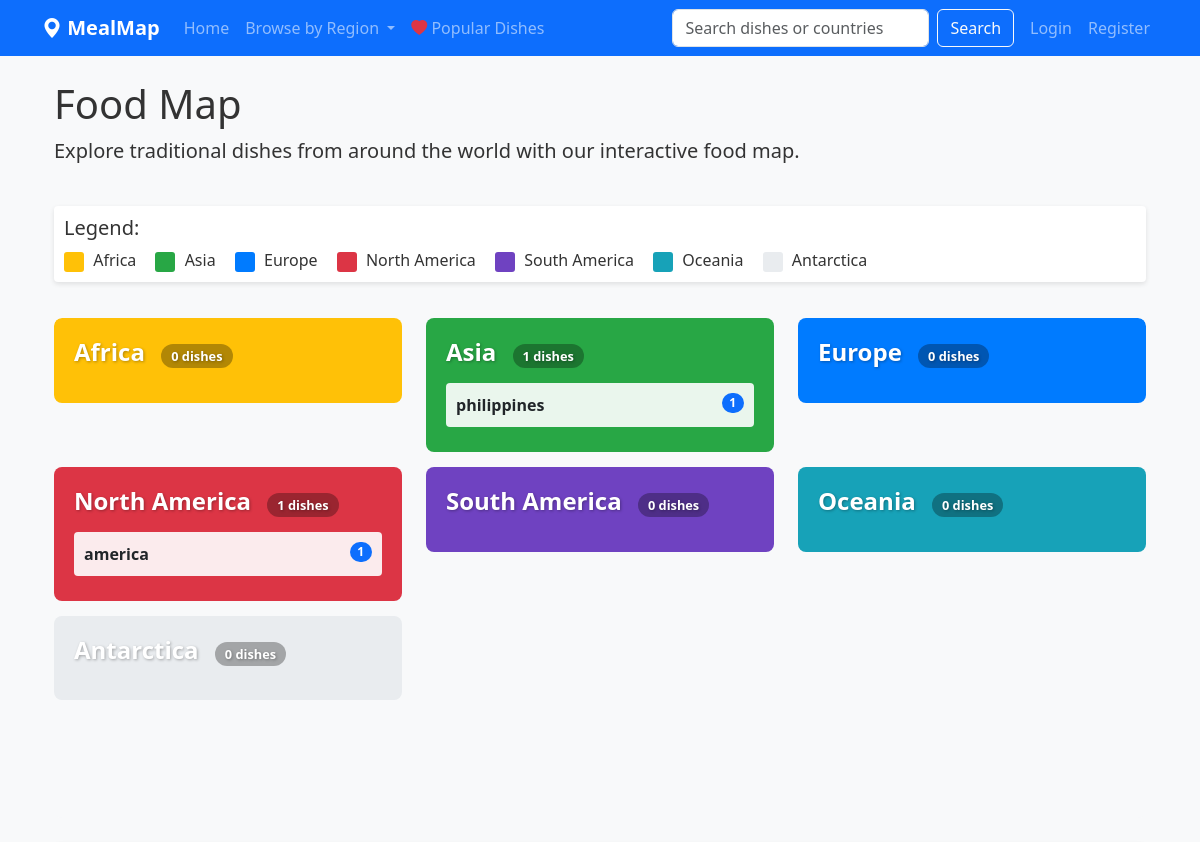
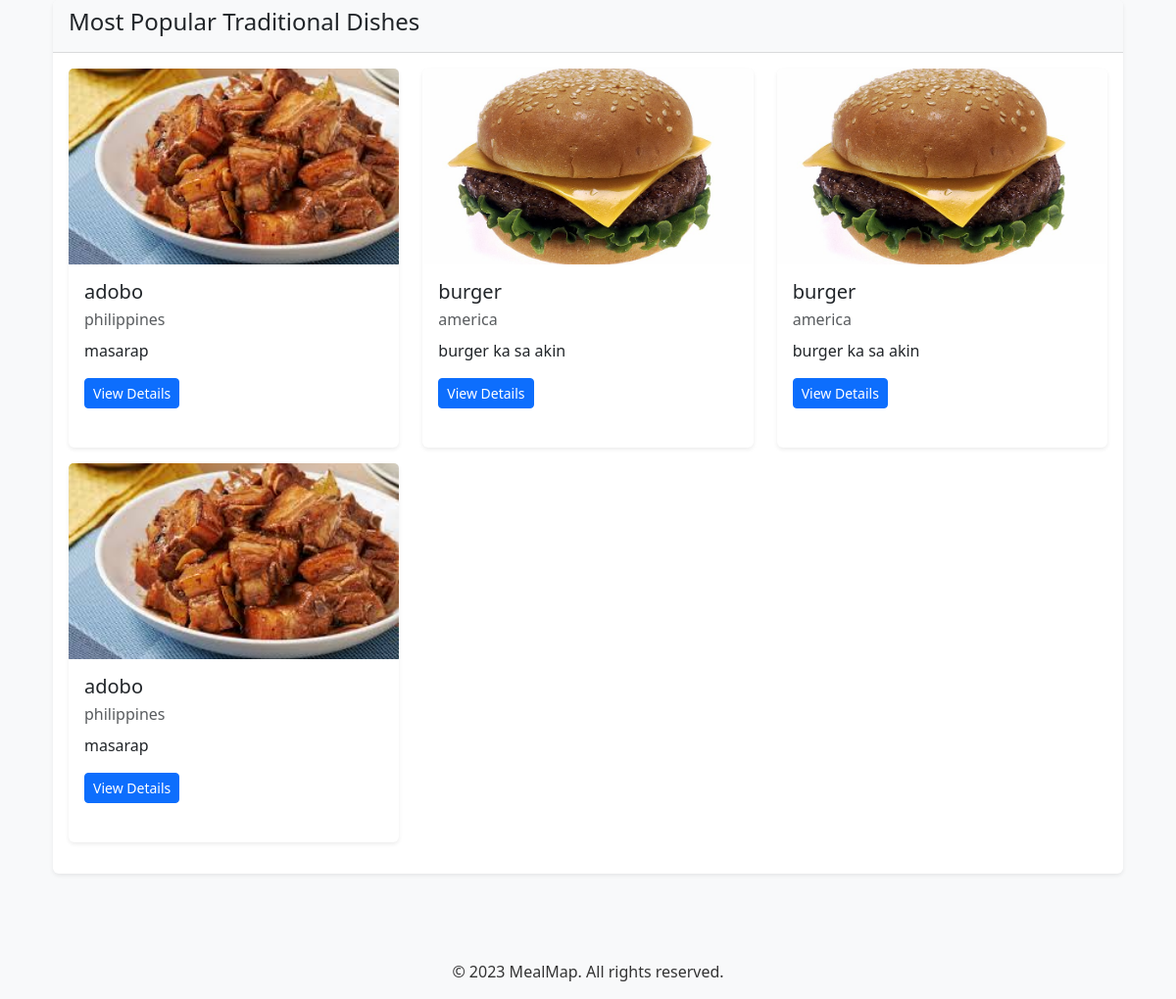
Page /food-map on the committed database (2 pictures, top to bottom).
### models.py (models this page shows, shortened)
class Continent(db.Model):
    id = db.Column(db.Integer, primary_key=True)
    name = db.Column(db.String(50), unique=True, nullable=False)
    countries = db.relationship('Country', backref='continent', lazy=True)

class Country(db.Model):
    id = db.Column(db.Integer, primary_key=True)
    name = db.Column(db.String(100), unique=True, nullable=False)
    continent_id = db.Column(db.Integer, db.ForeignKey('continent.id'), nullable=False)
    dishes = db.relationship('Dish', backref='country', lazy=True)

class Dish(db.Model):
    id = db.Column(db.Integer, primary_key=True)
    name = db.Column(db.String(100), nullable=False)
    description = db.Column(db.Text, nullable=False)
    country_id = db.Column(db.Integer, db.ForeignKey('country.id'), nullable=False)
    image_path = db.Column(db.String(255))
    created_at = db.Column(db.DateTime, default=db.func.current_timestamp())
    updated_at = db.Column(db.DateTime, default=db.func.current_timestamp(), onupdate=db.func.current_timestamp())
    ratings = db.relationship('Rating', backref='dish', lazy=True)
    favorites = db.relationship('Favorite', backref='dish', lazy=True)

### routes.py (the view)
@app.route('/food-map')
def food_map():
    continents = Continent.query.all()
    countries = Country.query.all()
    dishes_by_continent = {}
    for continent in continents:
        dish_count = 0
        for country in continent.countries:
            dish_count += len(country.dishes)
        dishes_by_continent[continent.name] = dish_count
    popular_dishes = db.session.query(Dish)\
        .join(Rating)\
        .group_by(Dish.id)\
        .order_by(db.func.avg(Rating.rating).desc())\
        .limit(6)\
        .all()
    if len(popular_dishes) < 6:
        recent_dishes = Dish.query.order_by(Dish.created_at.desc()).limit(6 - len(popular_dishes)).all()
        popular_dishes.extend(recent_dishes)
    return render_template('food_map.html',
                          continents=continents,
                          countries=countries,
                          dishes_by_continent=dishes_by_continent,
                          popular_dishes=popular_dishes)

### templates/food_map.html (shortened to what this page needs)
{% extends 'base.html' %}
{% block content %}
<div class="container">
    <div class="row mb-4">
        <div class="col-12">
            <h1>Food Map</h1>
            <p class="lead">Explore traditional dishes from around the world with our interactive food map.</p>
        </div>
    </div>
    <div class="row mb-3">
        <div class="col-12">
            <div class="map-legend">
                <h5>Legend:</h5>
                <div>
                    {% for continent in continents %}
                    <div class="legend-item" onclick="window.location.href='{{ url_for('browse_continent', continent_name=continent.name) }}'">
                        <span class="legend-color {{ continent.name.lower().replace(' ', '-') }}"></span>
                        {{ continent.name }}
                    </div>
                    {% endfor %}
                </div>
            </div>
        </div>
    </div>
    <div class="row">
        <div class="col-12">
            <div class="map-container">
                <div class="row">
                    {% for continent in continents %}
                        <div class="col-md-6 col-lg-4">
                            <div class="continent-area {{ continent.name.lower().replace(' ', '-') }}"
                                 data-continent-url="{{ url_for('browse_continent', continent_name=continent.name) }}">
                                <h3 class="continent-title">
                                    <a href="{{ url_for('browse_continent', continent_name=continent.name) }}" class="text-white text-decoration-none">
                                        {{ continent.name }}
                                        <span class="dish-count-badge">
                                            {{ dishes_by_continent.get(continent.name, 0) }} dishes
                                        </span>
                                    </a>
                                </h3>
                                <div class="countries-list mt-3">
                                    {% for country in countries %}
                                        {% if country.continent_id == continent.id %}
                                            <div class="food-item" onclick="window.location.href='{{ url_for('browse_country', country_name=country.name) }}'">
                                                <a href="{{ url_for('browse_country', country_name=country.name) }}" class="text-dark text-decoration-none d-block">
                                                    <strong>{{ country.name }}</strong>
                                                    {% if country.dishes %}
                                                        <span class="badge bg-primary rounded-pill float-end">{{ country.dishes|length }}</span>
                                                    {% endif %}
                                                </a>
                                            </div>
                                        {% endif %}
                                    {% endfor %}
                                </div>
                            </div>
                        </div>
                    {% endfor %}
                </div>
            </div>
        </div>
    </div>
    <div class="row mt-4">
        <div class="col-12">
            <div class="card">
                <div class="card-header">
                    <h4>Most Popular Traditional Dishes</h4>
                </div>
                <div class="card-body">
                    <div class="row">
                        {% for dish in popular_dishes %}
                            <div class="col-md-6 col-lg-4 mb-3">
                                <div class="card h-100">
                                    {% if dish.image_path %}
                                        <img src="{{ url_for('static', filename=dish.image_path) }}" class="card-img-top dish-thumbnail" alt="{{ dish.name }}">
                                    {% else %}
                                        <div class="card-img-top dish-thumbnail-placeholder">No Image</div>
                                    {% endif %}
                                    <div class="card-body">
                                        <h5 class="card-title">{{ dish.name }}</h5>
                                        <p class="card-subtitle text-muted mb-2">{{ dish.country.name }}</p>
                                        <p class="card-text">{{ dish.description|truncate(80) }}</p>
                                        <a href="{{ url_for('dish_detail', dish_id=dish.id) }}" class="btn btn-sm btn-primary">View Details</a>
                                    </div>
                                </div>
                            </div>
                        {% endfor %}
                    </div>
                </div>
            </div>
        </div>
    </div>
</div>
{% endblock %}

### static/css/style.css (style rules this page uses)
body { font-family: 'Segoe UI', Tahoma, Geneva, Verdana, sans-serif; color: #333; background-color: #f8f9fa; }
.card { box-shadow: 0 0.125rem 0.25rem rgba(0, 0, 0, 0.075); border: none; margin-bottom: 1.5rem; }
.card-header { background-color: #f8f9fa; border-bottom: 1px solid rgba(0, 0, 0, 0.125); }
.dish-thumbnail { height: 200px; object-fit: cover; }

### templates/food_map.html (style rules this page uses)
.map-container { position: relative; width: 100%; min-height: 500px; background-color: #f8f9fa; border-radius: 8px; overflow: hidden; }
.continent-area { position: relative; cursor: pointer; transition: all 0.3s ease; padding: 20px; margin-bottom: 15px; border-radius: 8px; }
.africa { background-color: #ffc107; }
.asia { background-color: #28a745; }
.europe { background-color: #007bff; }
.north-america { background-color: #dc3545; }
.south-america { background-color: #6f42c1; }
.oceania { background-color: #17a2b8; }
.antarctica { background-color: #e9ecef; }
.continent-title { color: white; text-shadow: 1px 1px 3px rgba(0,0,0,0.3); font-weight: bold; font-size: 1.5rem; }
.food-item { transition: all 0.3s ease; cursor: pointer; border-radius: 4px; padding: 10px; margin: 5px 0; background-color: rgba(255,255,255,0.9); }
.map-legend { background-color: white; border-radius: 4px; padding: 10px; margin-bottom: 20px; box-shadow: 0 2px 5px rgba(0,0,0,0.1); }
.legend-item { display: inline-block; margin-right: 15px; cursor: pointer; }
.legend-color { display: inline-block; width: 20px; height: 20px; margin-right: 5px; border-radius: 3px; vertical-align: middle; }
.dish-count-badge { background-color: rgba(0,0,0,0.3); color: white; border-radius: 20px; padding: 3px 10px; font-size: 0.8rem; margin-left: 10px; }

### rows in the picture
Continent: name "Africa", get "0"
Continent: name "Asia", get "1"
Continent: name "Europe", get "0"
Continent: name "North America", get "1"
Continent: name "South America", get "0"
Continent: name "Oceania", get "0"
Continent: name "Antarctica", get "0"
Country: name "philippines", dishes|length "1"
Country: name "america", dishes|length "1"
Dish: image_path+name (picture), name "adobo", country.name "philippines", description "masarap"
Dish: image_path+name (picture), name "burger", country.name "america", description "burger ka sa akin"
